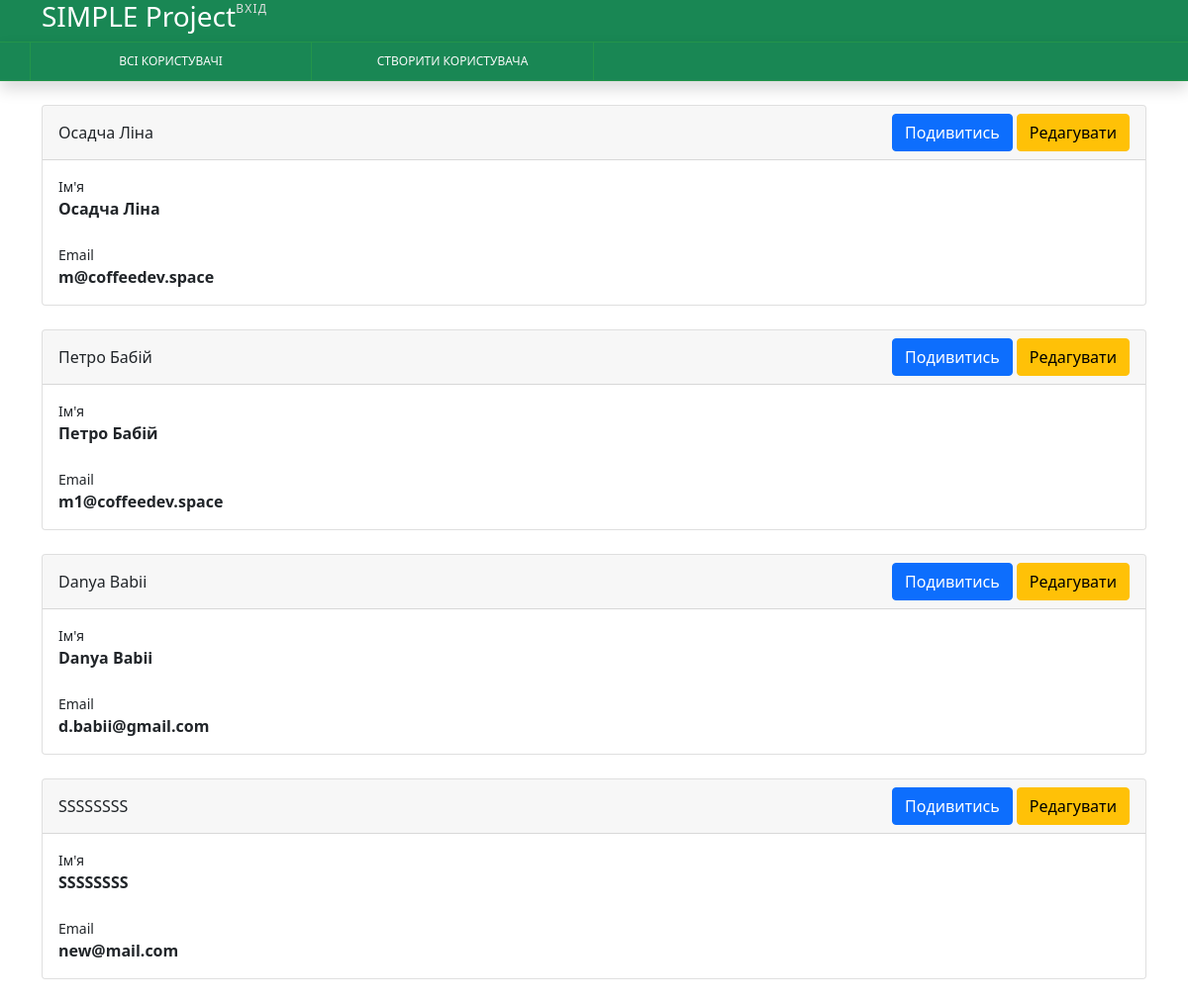
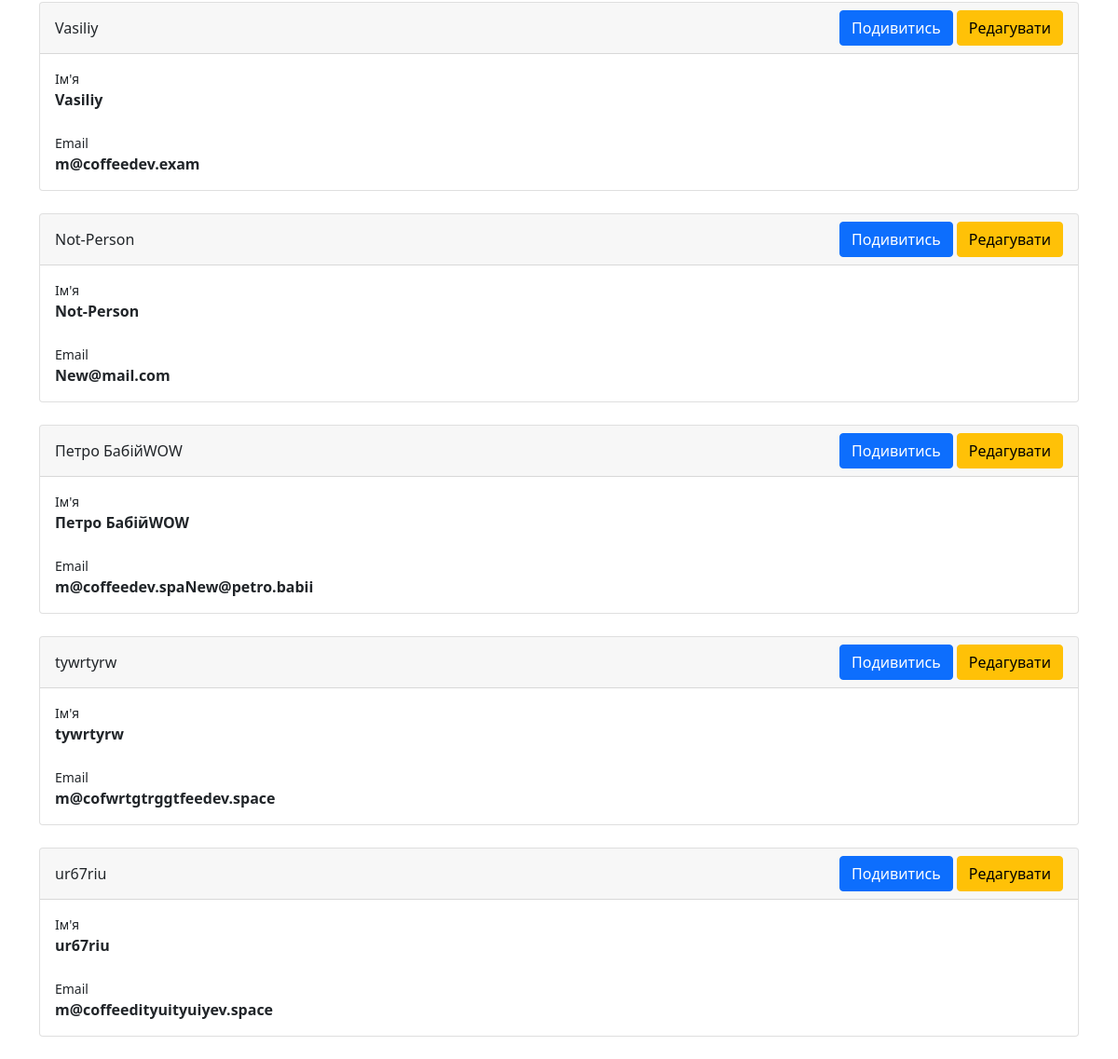
The page / on the database its author committed (2 pictures, top to bottom).
### tables this page shows
CREATE TABLE 'users' (
            'id' integer primary key,
            'full_name' varchar(255) not null,
            'email' varchar(255) not null unique,
            'password' varchar(255) not null
            );

### index.php (the view, shortened to what this page needs)
<?php
$db = new PDO("sqlite:./db.sqlite3");
$db->setAttribute(PDO::ATTR_DEFAULT_FETCH_MODE, PDO::FETCH_ASSOC);
$stmt =  $db->prepare("select * from 'users'");
if($stmt){
$stmt->execute();
$users = $stmt->fetchAll();
}
?>
<?php if(!empty($users)){?>
    <?php foreach($users as $user){ ?>
        <div class="card mb-4">
            <div class="card-header">
                <div class="d-flex justify-content-between align-items-center">
                    <div><?= $user["full_name"] ?></div>
                    <div>
                    <a href="/show.php?user_id=<?= $user['id'] ?>" class="btn btn-primary">Подивитись</a>
                    <a href="/edit.php?user_id=<?= $user['id'] ?>" class="btn btn-warning">Редагувати</a>
                    </div>
                </div>
            </div>
            <div class="card-body">
            <div class="mb-4">
                    <div class="small">
                        Ім'я
                    </div>
                    <div class="fw-bold">
                        <?= $user["full_name"] ?>
                    </div>
                </div>
                <div>
                    <div class="small">
                        Email
                    </div>
                    <div class="fw-bold">
                        <?= $user["email"] ?>
                    </div>
                </div>
            </div>
        </div>
    <?php } ?>
<?php } ?>
<?php
$content = ob_get_contents();
require 'layout.php';

### layout.php (shortened to what this page needs)
<!DOCTYPE html>
<html lang="en">
<head>
    <link href="https://cdn.jsdelivr.net/npm/bootstrap@5.0.2/dist/css/bootstrap.min.css" rel="stylesheet">
</head>
<body>
    <div class="container-fluid  bg-success">
        <div class="container">
            <div class="row">
                <div clas="col py-3">
                    <div class="d-flex justify-content-beetwen">
                        <h3 class="text-white"> SIMPLE Project</h3>
                        <?php if(array_key_exists('user_id', $_SESSION)) { ?>
                           <div class="auth-name"><?= $_SESSION['full_name'] ?>, <a href="#" class="login-button" onclick="logout()">Вихід</a></div>
                           <form action="/logout.php" method="post" name="logout_request" class ="d-none">
                            </form>
                        <?php }else{ ?>
                            <a href="/login.php" class="login-button">Вхід</a>
                        <?php } ?>
                    </div>
                </div>
            </div>
        </div>
    </div>
    <div class="container-fluid mb-4 shadow bg-success" style="border-top: 1px solid #23954a; border-bottom: 1px solid #23954a;">
        <div class="container">
        <div class="row text-center">
                <div class="col-3 px-0" style="border-left: 1px solid #23954a; border-right: 1px solid #23954a;">
                    <a href="/index.php" class="nav-menu-button">Всі користувачі</a>
                </div>
                <div class="col-3 px-0" style="border-right: 1px solid #23954a;">
                    <a href="/create.php" class="nav-menu-button">Створити користувача</a>
                </div>
            </div>
        </div>
    </div>
    <div class="container">
        <div class="row">
             <div class="col">
                <?= $content ?>
            </div>
        </div>
    </div>
</body>
</html>

### layout.php (style rules this page uses)
a.login-button { color: #e0e0e0; text-decoration: none; font-size: 12px; transition: color 300ms; text-transform: uppercase; letter-spacing: 1.2px; }
a.nav-menu-button { color: #fafafa; text-decoration: none; display: block; font-size: 12px; padding: 10px 0; transition: background-color 300ms; text-transform: uppercase; }

### rows shown on the page
users: full_name "Осадча Ліна", email "m@coffeedev.space"
users: full_name "Петро Бабій", email "m1@coffeedev.space"
users: full_name "Danya Babii", email "d.babii@gmail.com"
users: full_name "SSSSSSSS", email "new@mail.com"
users: full_name "Vasiliy", email "m@coffeedev.exam"
users: full_name "Not-Person", email "New@mail.com"
users: full_name "Петро БабійWOW", email "m@coffeedev.spaNew@petro.babii"
users: full_name "tywrtyrw", email "m@cofwrtgtrggtfeedev.space"
users: full_name "ur67riu", email "m@coffeedityuityuiyev.space"
